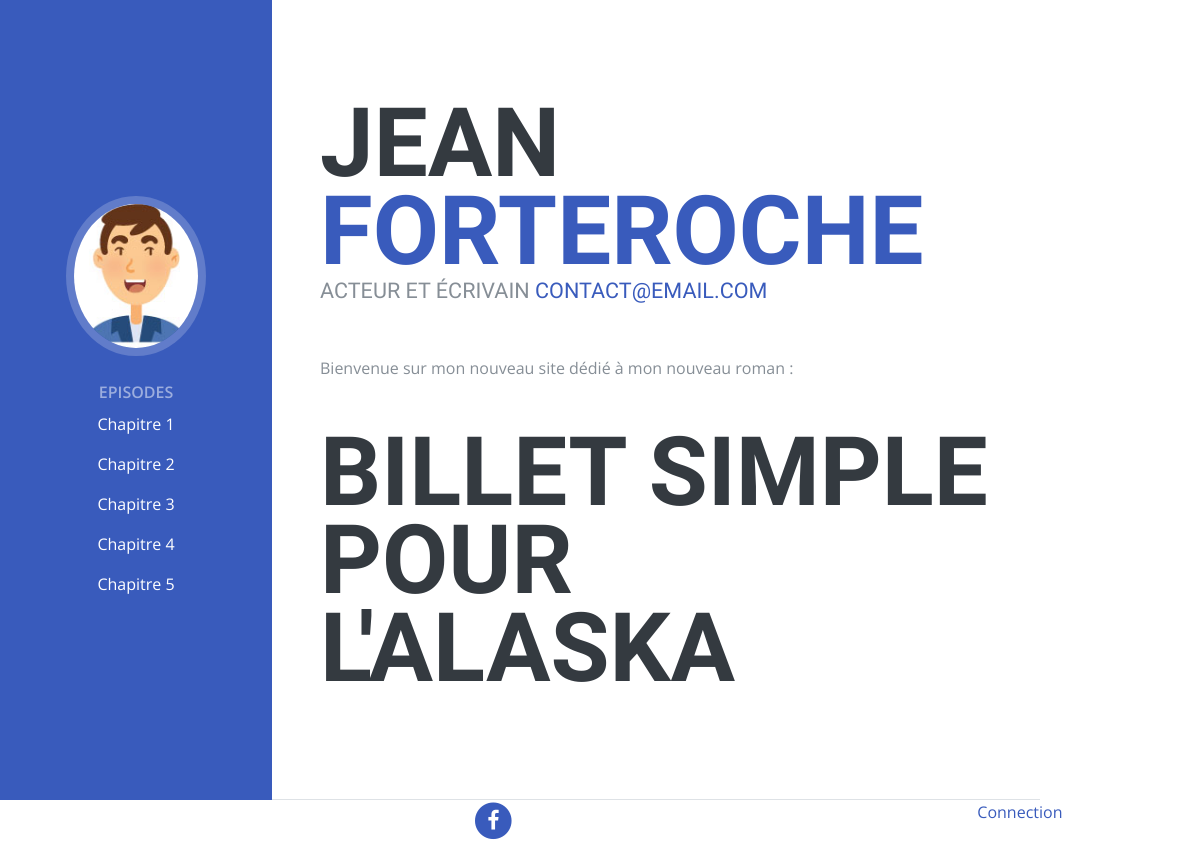
The page / on the database its author committed.
### tables this page shows
CREATE TABLE `posts` (
  `id` int(11) NOT NULL,
  `title` varchar(255) NOT NULL,
  `content` text NOT NULL,
  `author` varchar(255) NOT NULL DEFAULT 'Jean Forteroche',
  `datecreation` datetime NOT NULL DEFAULT CURRENT_TIMESTAMP
);

### controller/frontend.php (called while the page is built, shortened)
<?php
require_once('model/PostManager.php');
function index() {
	$postManager = new PostManager();
	$posts = $postManager->getPosts();
	require('view/frontend/frontendView.php');
}

### model/PostManager.php (called while the page is built, shortened)
<?php
class PostManager extends Manager {
	public function getPosts() {
		$db = $this->dbconnect();
		$req = $db->query('SELECT id, title, content, DATE_FORMAT(datecreation, \'%d/%m/%Y à %Hh%imin%ss\') AS date_creation_fr FROM posts ORDER BY title ASC LIMIT 0, 10');
		$posts = $req->fetchAll();
		return $posts;
	}
}

### view/frontend/menu.php (the view, shortened to what this page needs)
  <nav class="navbar navbar-expand-lg navbar-dark bg-primary fixed-top" id="sideNav">
      <a class="navbar-brand js-scroll-trigger" href="index.php">
        <span class="d-none d-lg-block">
          <img class="img-fluid img-profile rounded-circle mx-auto mb-2" src="public/img/profile.jpg" alt="">
        </span>
      </a>
      <div class="collapse navbar-collapse" id="navbarSupportedContent">
        <ul class="navbar-nav">
          <li class="nav-item">
            <a class="nav-link js-scroll-trigger" href="index.php?action=listPosts">Episodes</a>
          </li>
          <li class="nav-item">
          	<?php
foreach ($posts as $data)
{
?>
      <p><a href="index.php?action=post&amp;id=<?= $data['id'] ?>" style = "color:white;"><?php echo htmlspecialchars($data['title']); ?></a></p>
    <?php
    }
      ?>
           </li>
        </ul>
      </div>
    </nav>

### public/css/styles.css (style rules this page uses)
.bg-primary { background-color: #395BBC!important; }
a { color: #395BBC; }

### rows shown on the page
posts: title "Chapitre 1"
posts: title "Chapitre 2"
posts: title "Chapitre 3"
posts: title "Chapitre 4"
posts: title "Chapitre 5"
